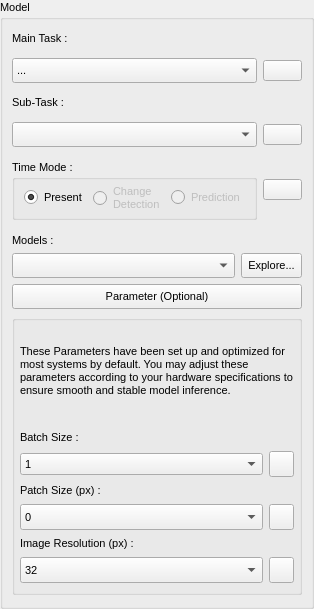
                  <widget class="QGroupBox" name="groupBox_2">
                   <property name="sizePolicy">
                    <sizepolicy hsizetype="Expanding" vsizetype="Expanding">
                     <horstretch>0</horstretch>
                     <verstretch>0</verstretch>
                    </sizepolicy>
                   </property>
                   <property name="minimumSize">
                    <size>
                     <width>0</width>
                     <height>0</height>
                    </size>
                   </property>
                   <property name="maximumSize">
                    <size>
                     <width>16777215</width>
                     <height>16777215</height>
                    </size>
                   </property>
                   <property name="baseSize">
                    <size>
                     <width>0</width>
                     <height>0</height>
                    </size>
                   </property>
                   <property name="font">
                    <font>
                     <pointsize>8</pointsize>
                     <bold>false</bold>
                    </font>
                   </property>
                   <property name="title">
                    <string>Model</string>
                   </property>
                   <property name="flat">
                    <bool>false</bool>
                   </property>
                   <property name="checkable">
                    <bool>false</bool>
                   </property>
                   <layout class="QGridLayout" name="gridLayout_3">
                    <property name="leftMargin">
                     <number>9</number>
                    </property>
                    <property name="topMargin">
                     <number>9</number>
                    </property>
                    <property name="rightMargin">
                     <number>9</number>
                    </property>
                    <property name="spacing">
                     <number>6</number>
                    </property>
                    <item row="15" column="0" colspan="2">
                     <widget class="QGroupBox" name="groupBox_4">
                      <property name="sizePolicy">
                       <sizepolicy hsizetype="Expanding" vsizetype="Fixed">
                        <horstretch>0</horstretch>
                        <verstretch>0</verstretch>
                       </sizepolicy>
                      </property>
                      <property name="minimumSize">
                       <size>
                        <width>0</width>
                        <height>280</height>
                       </size>
                      </property>
                      <property name="maximumSize">
                       <size>
                        <width>16777215</width>
                        <height>280</height>
                       </size>
                      </property>
                      <property name="title">
                       <string/>
                      </property>
                      <property name="flat">
                       <bool>false</bool>
                      </property>
                      <layout class="QVBoxLayout" name="verticalLayout_5">
                       <property name="leftMargin">
                        <number>5</number>
                       </property>
                       <property name="topMargin">
                        <number>5</number>
                       </property>
                       <property name="rightMargin">
                        <number>5</number>
                       </property>
                       <property name="bottomMargin">
                        <number>5</number>
                       </property>
                       <item>
                        <widget class="QWidget" name="widget_6" native="true">
                         <property name="sizePolicy">
                          <sizepolicy hsizetype="Expanding" vsizetype="Fixed">
                           <horstretch>0</horstretch>
                           <verstretch>0</verstretch>
                          </sizepolicy>
                         </property>
                         <property name="minimumSize">
                          <size>
                           <width>0</width>
                           <height>90</height>
                          </size>
                         </property>
                         <property name="maximumSize">
                          <size>
                           <width>16777215</width>
                           <height>90</height>
                          </size>
                         </property>
                         <layout class="QVBoxLayout" name="verticalLayout_4">
                          <property name="leftMargin">
                           <number>0</number>
                          </property>
                          <property name="topMargin">
                           <number>0</number>
                          </property>
                          <property name="rightMargin">
                           <number>0</number>
                          </property>
                          <property name="bottomMargin">
                           <number>0</number>
                          </property>
                          <item>
                           <widget class="QLabel" name="label_10">
                            <property name="sizePolicy">
                             <sizepolicy hsizetype="Expanding" vsizetype="Expanding">
                              <horstretch>0</horstretch>
                              <verstretch>0</verstretch>
                             </sizepolicy>
                            </property>
                            <property name="minimumSize">
                             <size>
                              <width>0</width>
                              <height>0</height>
                             </size>
                            </property>
                            <property name="maximumSize">
                             <size>
                              <width>16777215</width>
                              <height>16777215</height>
                             </size>
                            </property>
                            <property name="text">
                             <string>These Parameters have been set up and optimized for most systems by default. You may adjust these parameters according to your hardware specifications to ensure smooth and stable model inference.</string>
                            </property>
                            <property name="wordWrap">
                             <bool>true</bool>
                            </property>
                            <property name="margin">
                             <number>0</number>
                            </property>
                            <property name="indent">
                             <number>0</number>
                            </property>
                           </widget>
                          </item>
                         </layout>
                        </widget>
                       </item>
                       <item>
                        <widget class="QWidget" name="widget_8" native="true">
                         <property name="sizePolicy">
                          <sizepolicy hsizetype="Expanding" vsizetype="Fixed">
                           <horstretch>0</horstretch>
                           <verstretch>0</verstretch>
                          </sizepolicy>
                         </property>
                         <property name="minimumSize">
                          <size>
                           <width>0</width>
                           <height>170</height>
                          </size>
                         </property>
                         <property name="maximumSize">
                          <size>
                           <width>16777215</width>
                           <height>170</height>
                          </size>
                         </property>
                         <layout class="QGridLayout" name="gridLayout_5">
                          <property name="leftMargin">
                           <number>0</number>
                          </property>
                          <property name="rightMargin">
                           <number>0</number>
                          </property>
                          <property name="verticalSpacing">
                           <number>7</number>
                          </property>
                          <item row="7" column="0">
                           <widget class="QComboBox" name="comboBox_6">
                            <property name="sizePolicy">
                             <sizepolicy hsizetype="Expanding" vsizetype="Expanding">
                              <horstretch>0</horstretch>
                              <verstretch>0</verstretch>
                             </sizepolicy>
                            </property>
                            <item>
                             <property name="text">
                              <string>0</string>
                             </property>
                            </item>
                            <item>
                             <property name="text">
                              <string>32</string>
                             </property>
                            </item>
                            <item>
                             <property name="text">
                              <string>64</string>
                             </property>
                            </item>
                            <item>
                             <property name="text">
                              <string>128</string>
                             </property>
                            </item>
                            <item>
                             <property name="text">
                              <string>256</string>
                             </property>
                            </item>
                            <item>
                             <property name="text">
                              <string>512</string>
                             </property>
                            </item>
                           </widget>
                          </item>
                          <item row="4" column="0">
                           <widget class="QComboBox" name="comboBox_8">
                            <property name="sizePolicy">
                             <sizepolicy hsizetype="Expanding" vsizetype="Fixed">
                              <horstretch>0</horstretch>
                              <verstretch>0</verstretch>
                             </sizepolicy>
                            </property>
                            <property name="minimumSize">
                             <size>
                              <width>0</width>
                              <height>21</height>
                             </size>
                            </property>
                            <item>
                             <property name="text">
                              <string>1</string>
                             </property>
                            </item>
                            <item>
                             <property name="text">
                              <string>2</string>
                             </property>
                            </item>
                            <item>
                             <property name="text">
                              <string>4</string>
                             </property>
                            </item>
                            <item>
                             <property name="text">
                              <string>6</string>
                             </property>
                            </item>
                            <item>
                             <property name="text">
                              <string>8</string>
                             </property>
                            </item>
                            <item>
                             <property name="text">
                              <string>16</string>
                             </property>
                            </item>
                            <item>
                             <property name="text">
                              <string>24</string>
                             </property>
                            </item>
                            <item>
                             <property name="text">
                              <string>32</string>
                             </property>
                            </item>
                            <item>
                             <property name="text">
                              <string>64</string>
                             </property>
                            </item>
                           </widget>
                          </item>
                          <item row="5" column="0">
                           <widget class="QLabel" name="label_8">
                            <property name="text">
                             <string>Patch Size (px) :</string>
                            </property>
                           </widget>
                          </item>
                          <item row="10" column="0">
                           <widget class="QComboBox" name="comboBox_9">
                            <property name="sizePolicy">
                             <sizepolicy hsizetype="Expanding" vsizetype="Expanding">
                              <horstretch>0</horstretch>
                              <verstretch>0</verstretch>
                             </sizepolicy>
                            </property>
                            <item>
                             <property name="text">
                              <string>32</string>
                             </property>
                            </item>
                            <item>
                             <property name="text">
                              <string>64</string>
                             </property>
                            </item>
                            <item>
                             <property name="text">
                              <string>128</string>
                             </property>
                            </item>
                            <item>
                             <property name="text">
                              <string>256</string>
                             </property>
                            </item>
                            <item>
                             <property name="text">
                              <string>512</string>
                             </property>
                            </item>
                            <item>
                             <property name="text">
                              <string>1024</string>
                             </property>
                            </item>
                           </widget>
                          </item>
                          <item row="10" column="1">
                           <widget class="QPushButton" name="pushButton_7">
                            <property name="sizePolicy">
                             <sizepolicy hsizetype="Expanding" vsizetype="Expanding">
                              <horstretch>0</horstretch>
                              <verstretch>0</verstretch>
                             </sizepolicy>
                            </property>
                            <property name="maximumSize">
                             <size>
                              <width>25</width>
                              <height>16777215</height>
                             </size>
                            </property>
                            <property name="toolTip">
                             <string>Image Resolution Info!</string>
                            </property>
                            <property name="text">
                             <string/>
                            </property>
                            <property name="icon">
                             <iconset>
                              <normaloff>questionmark.png</normaloff>questionmark.png</iconset>
                            </property>
                           </widget>
                          </item>
                          <item row="4" column="1">
                           <widget class="QPushButton" name="pushButton_5">
                            <property name="sizePolicy">
                             <sizepolicy hsizetype="Expanding" vsizetype="Expanding">
                              <horstretch>0</horstretch>
                              <verstretch>0</verstretch>
                             </sizepolicy>
                            </property>
                            <property name="maximumSize">
                             <size>
                              <width>25</width>
                              <height>16777215</height>
                             </size>
                            </property>
                            <property name="toolTip">
                             <string>Batch Size Info!</string>
                            </property>
                            <property name="text">
                             <string/>
                            </property>
                            <property name="icon">
                             <iconset>
                              <normaloff>questionmark.png</normaloff>questionmark.png</iconset>
                            </property>
                           </widget>
                          </item>
                          <item row="8" column="0">
                           <widget class="QLabel" name="label_7">
                            <property name="text">
                             <string>Image Resolution (px) :</string>
                            </property>
                           </widget>
                          </item>
                          <item row="7" column="1">
                           <widget class="QPushButton" name="pushButton_6">
                            <property name="sizePolicy">
                             <sizepolicy hsizetype="Expanding" vsizetype="Expanding">
                              <horstretch>0</horstretch>
                              <verstretch>0</verstretch>
                             </sizepolicy>
                            </property>
                            <property name="maximumSize">
                             <size>
                              <width>25</width>
                              <height>16777215</height>
                             </size>
                            </property>
                            <property name="toolTip">
                             <string>Patch Size Info!</string>
                            </property>
                            <property name="text">
                             <string/>
                            </property>
                            <property name="icon">
                             <iconset>
                              <normaloff>questionmark.png</normaloff>questionmark.png</iconset>
                            </property>
                           </widget>
                          </item>
                          <item row="3" column="0">
                           <widget class="QLabel" name="label_9">
                            <property name="text">
                             <string>Batch Size :</string>
                            </property>
                           </widget>
                          </item>
                         </layout>
                        </widget>
                       </item>
                      </layout>
                     </widget>
                    </item>
                    <item row="10" column="0">
                     <widget class="QLabel" name="label_4">
                      <property name="text">
                       <string>Models :</string>
                      </property>
                     </widget>
                    </item>
                    <item row="1" column="0" colspan="2">
                     <widget class="QWidget" name="widget_5" native="true">
                      <property name="sizePolicy">
                       <sizepolicy hsizetype="Preferred" vsizetype="Fixed">
                        <horstretch>0</horstretch>
                        <verstretch>0</verstretch>
                       </sizepolicy>
                      </property>
                      <property name="minimumSize">
                       <size>
                        <width>0</width>
                        <height>200</height>
                       </size>
                      </property>
                      <property name="maximumSize">
                       <size>
                        <width>16777215</width>
                        <height>200</height>
                       </size>
                      </property>
                      <layout class="QGridLayout" name="gridLayout">
                       <property name="leftMargin">
                        <number>0</number>
                       </property>
                       <property name="topMargin">
                        <number>0</number>
                       </property>
                       <property name="rightMargin">
                        <number>0</number>
                       </property>
                       <property name="bottomMargin">
                        <number>0</number>
                       </property>
                       <property name="verticalSpacing">
                        <number>9</number>
                       </property>
                       <item row="2" column="1">
                        <widget class="QPushButton" name="pushButton_13">
                         <property name="sizePolicy">
                          <sizepolicy hsizetype="Preferred" vsizetype="Fixed">
                           <horstretch>0</horstretch>
                           <verstretch>0</verstretch>
                          </sizepolicy>
                         </property>
                         <property name="minimumSize">
                          <size>
                           <width>0</width>
                           <height>0</height>
                          </size>
                         </property>
                         <property name="text">
                          <string/>
                         </property>
                         <property name="icon">
                          <iconset>
                           <normaloff>questionmark.png</normaloff>questionmark.png</iconset>
                         </property>
                         <property name="iconSize">
                          <size>
                           <width>15</width>
                           <height>15</height>
                          </size>
                         </property>
                        </widget>
                       </item>
                       <item row="5" column="0">
                        <widget class="QGroupBox" name="groupBox_5">
                         <property name="font">
                          <font>
                           <pointsize>8</pointsize>
                           <bold>false</bold>
                           <kerning>true</kerning>
                          </font>
                         </property>
                         <property name="cursor">
                          <cursorShape>ArrowCursor</cursorShape>
                         </property>
                         <property name="title">
                          <string>Time Mode :</string>
                         </property>
                         <layout class="QHBoxLayout" name="horizontalLayout_2">
                          <property name="topMargin">
                           <number>3</number>
                          </property>
                          <property name="bottomMargin">
                           <number>3</number>
                          </property>
                          <item>
                           <widget class="QRadioButton" name="radioButton_2">
                            <property name="text">
                             <string>Present</string>
                            </property>
                            <property name="checked">
                             <bool>true</bool>
                            </property>
                           </widget>
                          </item>
                          <item>
                           <widget class="QRadioButton" name="radioButton">
                            <property name="enabled">
                             <bool>false</bool>
                            </property>
                            <property name="text">
                             <string>Change 
Detection</string>
                            </property>
                            <property name="checked">
                             <bool>false</bool>
                            </property>
                           </widget>
                          </item>
                          <item>
                           <widget class="QRadioButton" name="radioButton_3">
                            <property name="enabled">
                             <bool>false</bool>
                            </property>
                            <property name="text">
                             <string>Prediction</string>
                            </property>
                           </widget>
                          </item>
                         </layout>
                        </widget>
                       </item>
                       <item row="4" column="0">
                        <widget class="QComboBox" name="comboBox_7">
                         <property name="minimumSize">
                          <size>
                           <width>0</width>
                           <height>25</height>
                          </size>
                         </property>
                         <property name="maximumSize">
                          <size>
                           <width>16777215</width>
                           <height>25</height>
                          </size>
                         </property>
                        </widget>
                       </item>
                       <item row="3" column="0">
                        <widget class="QLabel" name="label_11">
                         <property name="sizePolicy">
                          <sizepolicy hsizetype="Preferred" vsizetype="Fixed">
                           <horstretch>0</horstretch>
                           <verstretch>0</verstretch>
                          </sizepolicy>
                         </property>
                         <property name="text">
                          <string>Sub-Task :</string>
                         </property>
                        </widget>
                       </item>
                       <item row="4" column="1">
                        <widget class="QPushButton" name="pushButton_12">
                         <property name="sizePolicy">
                          <sizepolicy hsizetype="Preferred" vsizetype="Fixed">
                           <horstretch>0</horstretch>
                           <verstretch>0</verstretch>
                          </sizepolicy>
                         </property>
                         <property name="minimumSize">
                          <size>
                           <width>0</width>
                           <height>0</height>
                          </size>
                         </property>
                         <property name="text">
                          <string/>
                         </property>
                         <property name="icon">
                          <iconset>
                           <normaloff>questionmark.png</normaloff>questionmark.png</iconset>
                         </property>
                         <property name="iconSize">
                          <size>
                           <width>15</width>
                           <height>15</height>
                          </size>
                         </property>
                        </widget>
                       </item>
                       <item row="2" column="0">
                        <widget class="QComboBox" name="comboBox_3">
                         <property name="sizePolicy">
                          <sizepolicy hsizetype="Preferred" vsizetype="Fixed">
                           <horstretch>0</horstretch>
                           <verstretch>0</verstretch>
                          </sizepolicy>
                         </property>
                         <property name="minimumSize">
                          <size>
                           <width>0</width>
                           <height>25</height>
                          </size>
                         </property>
                         <property name="maximumSize">
                          <size>
                           <width>16777215</width>
                           <height>25</height>
                          </size>
                         </property>
                         <item>
                          <property name="text">
                           <string>...</string>
                          </property>
                         </item>
                         <item>
                          <property name="text">
                           <string>Detection</string>
                          </property>
                         </item>
                         <item>
                          <property name="text">
                           <string>Classification</string>
                          </property>
                         </item>
                        </widget>
                       </item>
                       <item row="5" column="1">
                        <widget class="QPushButton" name="pushButton_11">
                         <property name="sizePolicy">
                          <sizepolicy hsizetype="Preferred" vsizetype="Fixed">
                           <horstretch>0</horstretch>
                           <verstretch>0</verstretch>
                          </sizepolicy>
                         </property>
                         <property name="minimumSize">
                          <size>
                           <width>0</width>
                           <height>0</height>
                          </size>
                         </property>
                         <property name="text">
                          <string/>
                         </property>
                         <property name="icon">
                          <iconset>
                           <normaloff>questionmark.png</normaloff>questionmark.png</iconset>
                         </property>
                         <property name="iconSize">
                          <size>
                           <width>15</width>
                           <height>15</height>
                          </size>
                         </property>
                        </widget>
                       </item>
                       <item row="1" column="0">
                        <widget class="QLabel" name="label_3">
                         <property name="sizePolicy">
                          <sizepolicy hsizetype="Preferred" vsizetype="Fixed">
                           <horstretch>0</horstretch>
                           <verstretch>0</verstretch>
                          </sizepolicy>
                         </property>
                         <property name="minimumSize">
                          <size>
                           <width>0</width>
                           <height>0</height>
                          </size>
                         </property>
                         <property name="text">
                          <string>Main Task :</string>
                         </property>
                        </widget>
                       </item>
                      </layout>
                     </widget>
                    </item>
                    <item row="11" column="1">
                     <widget class="QToolButton" name="toolButton_3">
                      <property name="sizePolicy">
                       <sizepolicy hsizetype="Fixed" vsizetype="Fixed">
                        <horstretch>0</horstretch>
                        <verstretch>0</verstretch>
                       </sizepolicy>
                      </property>
                      <property name="minimumSize">
                       <size>
                        <width>0</width>
                        <height>25</height>
                       </size>
                      </property>
                      <property name="maximumSize">
                       <size>
                        <width>16777215</width>
                        <height>25</height>
                       </size>
                      </property>
                      <property name="text">
                       <string>Explore...</string>
                      </property>
                     </widget>
                    </item>
                    <item row="11" column="0">
                     <widget class="QComboBox" name="comboBox_4">
                      <property name="minimumSize">
                       <size>
                        <width>0</width>
                        <height>25</height>
                       </size>
                      </property>
                      <property name="maximumSize">
                       <size>
                        <width>16777215</width>
                        <height>25</height>
                       </size>
                      </property>
                     </widget>
                    </item>
                    <item row="14" column="0" colspan="2">
                     <widget class="QToolButton" name="toolButton_5">
                      <property name="sizePolicy">
                       <sizepolicy hsizetype="Expanding" vsizetype="Fixed">
                        <horstretch>0</horstretch>
                        <verstretch>0</verstretch>
                       </sizepolicy>
                      </property>
                      <property name="minimumSize">
                       <size>
                        <width>0</width>
                        <height>25</height>
                       </size>
                      </property>
                      <property name="maximumSize">
                       <size>
                        <width>16777215</width>
                        <height>25</height>
                       </size>
                      </property>
                      <property name="text">
                       <string>Parameter (Optional)</string>
                      </property>
                     </widget>
                    </item>
                   </layout>
                  </widget>
